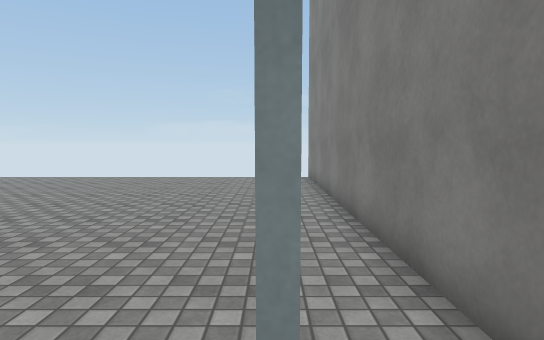
view 1 (above)

19 first-person views from a walk through a Unity game level. The camera is 1.4 m above the floor, tilts 4° down and sees 75° across. The floor is counted in squares, 1 m on a side. Each view is taken from the middle of a square. On the plan, view 1 faces up. The plan holds only what a view shows up to about 15 squares ahead; the rest is blank. The player is left out. Surface patterns are stand-ins for the level's own textures.

view 2
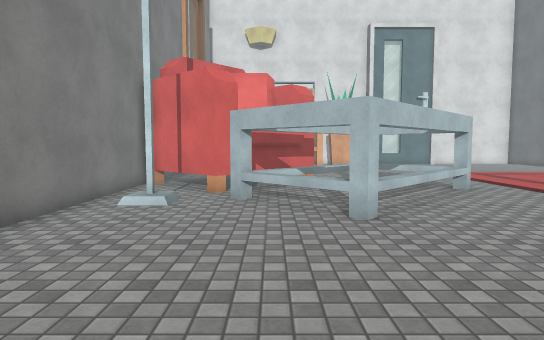

view 3
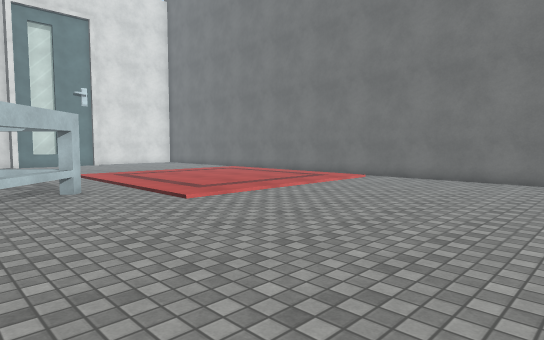

view 4
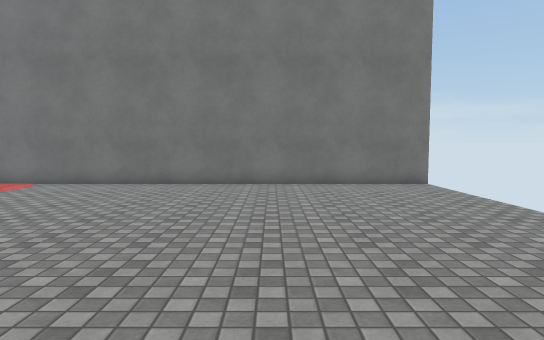

view 5
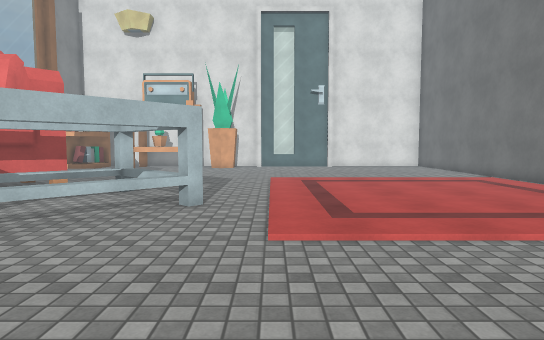

view 6
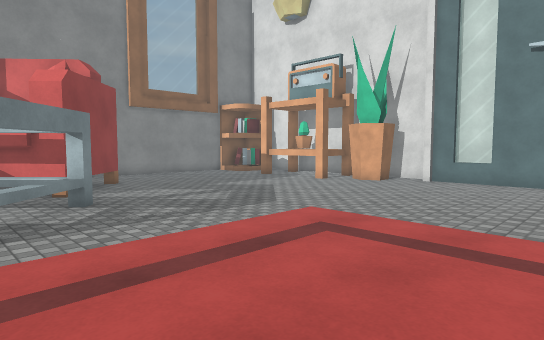

view 7
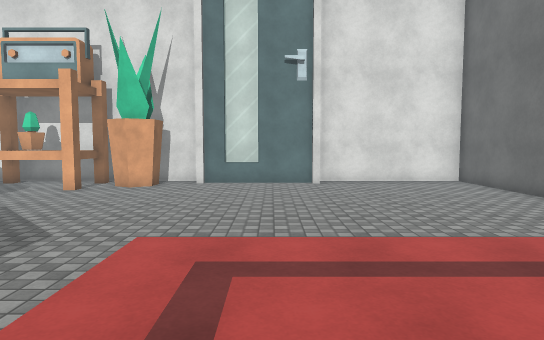

view 8
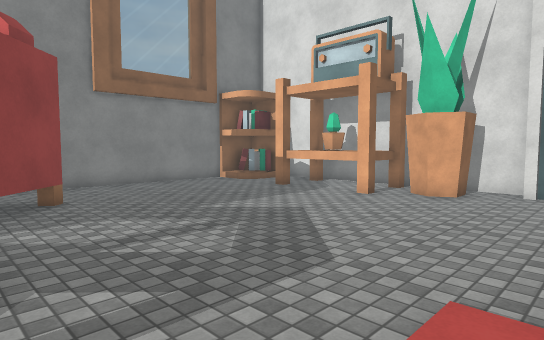

view 9
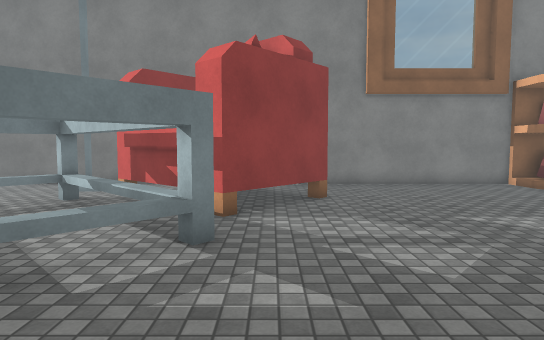

view 10
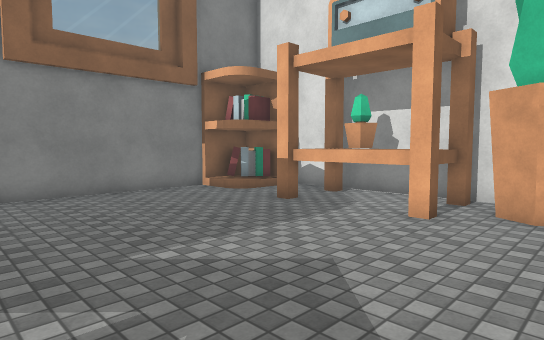

view 11
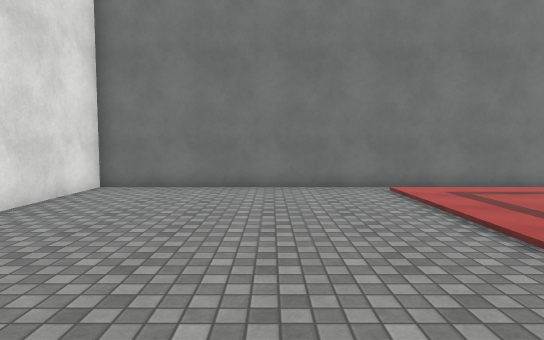

view 12
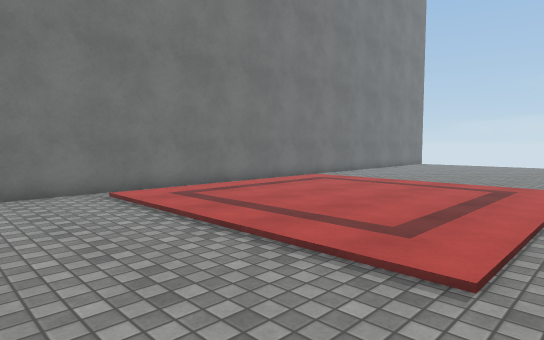

view 13
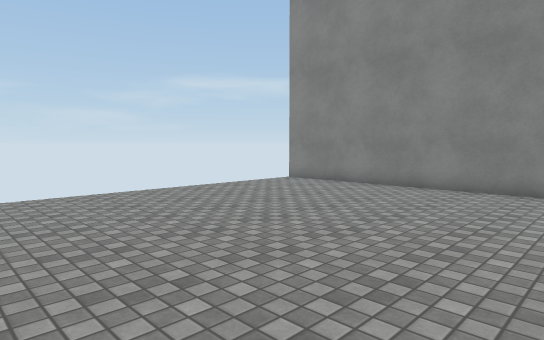

view 14
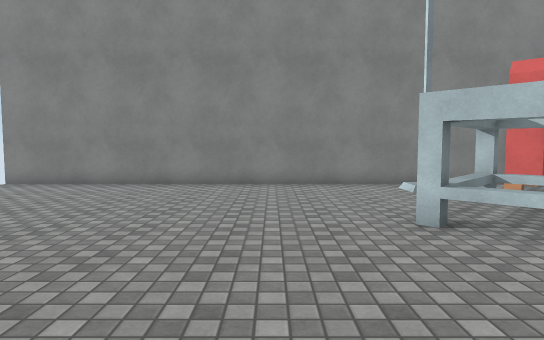

view 15
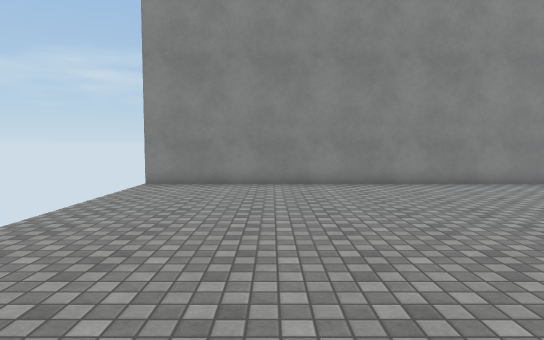

view 16
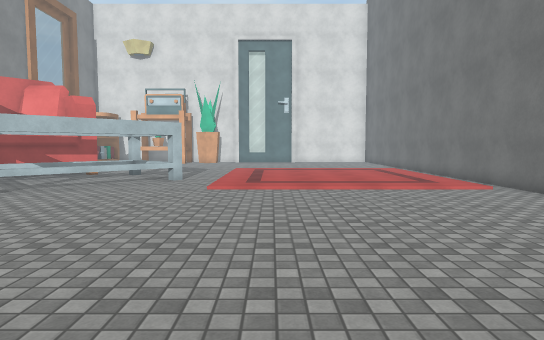

view 17
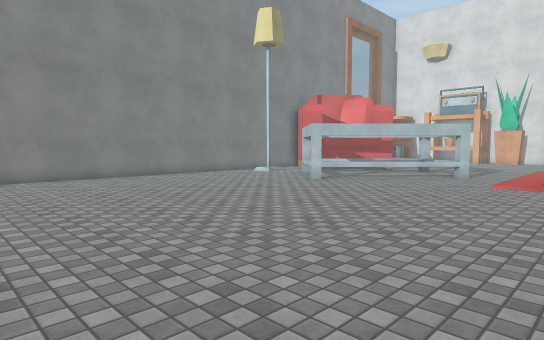

view 18
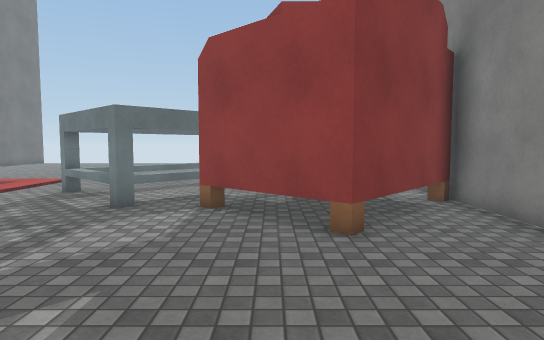

view 19
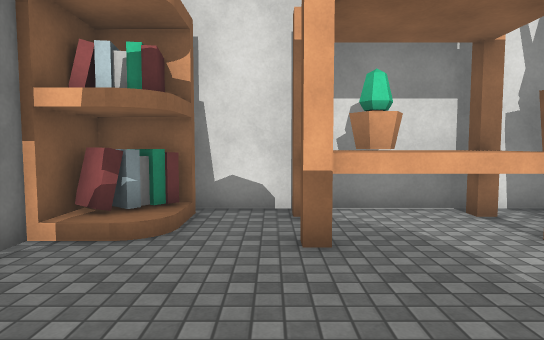

### Floor plan
Key: @ floor where view 1 was taken; # wall or solid block; . floor; = window, fence, low wall or low ledge; P plant; O other object.
Columns run from 21 left of view 1 to 2 right of it. Each row starts with its distance up from view 1.
 16 #                      #
 15 #.......  .............#
 14 #......................#
 13 #......................#
 12 #......................#
 11 #......................#
 10 #......................#
  9 #......................#
  8 #......................#
  7 #......................#
  6 #......................#
  5 #......................#
  4 #......................#
  3 #...............OO.....#
  2 #..............OOOO....#
  1 #.............OO  OO.#.#
  0 #............OO  OOOO@.#
 -1 #...........OO  OOO##..#
 -2 #...........OO OOOOOO#.#
 -3 #............OOOOOO  O##
 -4 #.............OOO#OOO###
 -5 #................##O##.#
 -6 #..................##..#
 -7 #......................#
 -8 #......................#
 -9 #......................#
-10 #......................#
-11 #......................#
-12 #......................#
-13 #......................#
-14 #..............#OOO...##
-15 #............PPOOOO..OO#
-16 #.....###=##.P.#OOO..###
-17 ####### ##############

Positions as (right, up) in squares from view 1, and headings:
1: (0, 0), facing up
2: (-3, 10), facing down
3: (-6, 10), facing down-left
4: (-8, 10), facing left
5: (-11, 7), facing down
6: (-16, -1), facing down-right
7: (-13, -2), facing down
8: (-12, -4), facing down-right
9: (-12, -5), facing right
10: (-9, -7), facing down-right
11: (-9, -11), facing left
12: (-10, -11), facing up-left
13: (-10, 5), facing up-right
14: (-11, 6), facing right
15: (-11, 11), facing right
16: (-13, 13), facing down
17: (-14, 15), facing down-right
18: (-3, -12), facing up
19: (-2, -9), facing down
